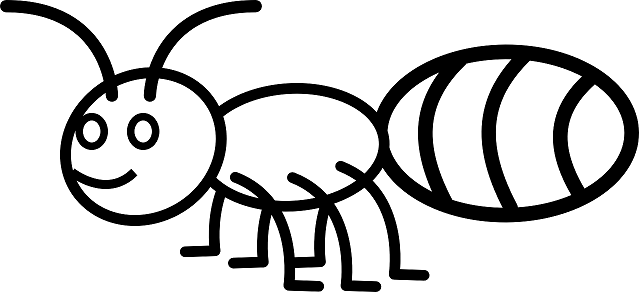
#> input picture homework/hw2/ant_outline.png, 639 x 292 px
$ python assignment2.py
#> lines starting #> are read from the running program, lines starting #| are printed output that depends on the picture; after the words box and inside, x2 and y2 are one past the last pixel; in counts of white or black regions, pixels touching at a corner belong together
# -*- coding: utf-8 -*-
"""EEP 596 HW2
"""

import numpy as np
import cv2
import scipy
import matplotlib.pyplot as plt

class ComputerVisionAssignment():
  def __init__(self) -> None:
    self.ant_img = cv2.imread('ant_outline.png')
#> self.ant_img is the input picture: shape (292, 639, 3); min 0, max 255, mean 203
    self.cat_eye = cv2.imread('cat_eye.jpg', cv2.IMREAD_GRAYSCALE)
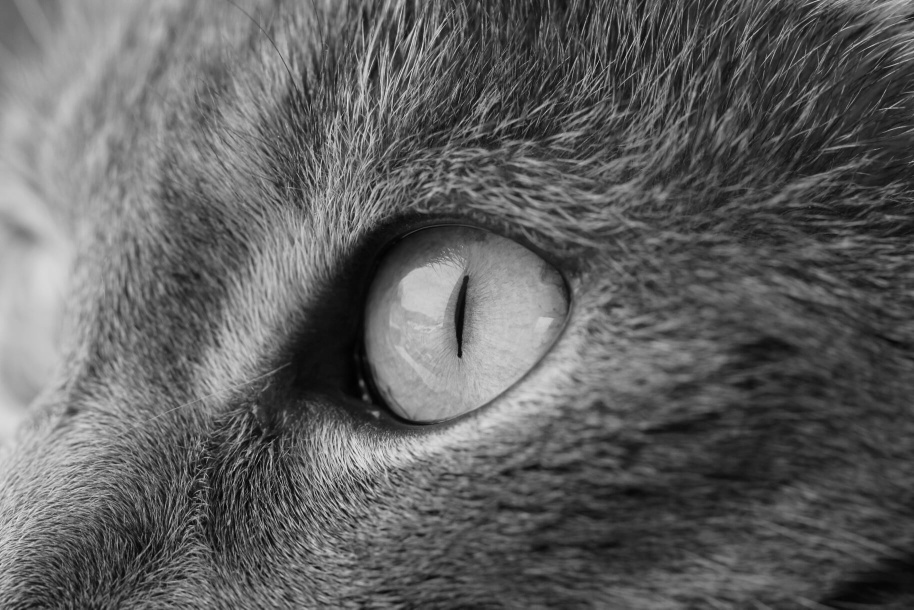
#> input picture homework/hw2/cat_eye.jpg, 914 x 610 px
#> self.cat_eye is the input picture: shape (610, 914); min 1, max 230, mean 96.2

  def __convolve_1d(self, image, kernel, axis):
    """
    Convolution with a [3x1] kernel along specified axis (0 for vertical, 1 for horizontal).
    """
    h, w = image.shape
    new_image = np.zeros_like(image, dtype=np.float32)
    for y in range(h):
        for x in range(w):
            if axis == 1:  # horizontal
                if x == 0:
                    new_image[y, x] = kernel[1] * image[y, x] + kernel[2] * image[y, x+1]
                elif x == w-1:
                    new_image[y, x] = kernel[0] * image[y, x-1] + kernel[1] * image[y, x]
                else:
                    new_image[y, x] = kernel[0] * image[y, x-1] + kernel[1] * image[y, x] + kernel[2] * image[y, x+1]
            elif axis == 0:  # vertical
                if y == 0:
                    new_image[y, x] = kernel[1] * image[y, x] + kernel[2] * image[y+1, x]
                elif y == h-1:
                    new_image[y, x] = kernel[0] * image[y-1, x] + kernel[1] * image[y, x]
                else:
                    new_image[y, x] = kernel[0] * image[y-1, x] + kernel[1] * image[y, x] + kernel[2] * image[y+1, x]
    return new_image

  def __convolve_separable(self, image, kernel1, kernel2, order='hv'):
    if order == 'hv':
        temp = self.__convolve_1d(image, kernel1, axis=1)
        result = self.__convolve_1d(temp, kernel2, axis=0)
    elif order == 'vh':
        temp = self.__convolve_1d(image, kernel1, axis=0)
        result = self.__convolve_1d(temp, kernel2, axis=1)
    return result

  def floodfill(self, seed = (0, 0)):

    # Define the fill color (e.g., bright green)
#> called with seed = (100, 100)
    fill_color = (0, 0, 255)  # (B, G, R)

    # Create a copy of the input image to keep the original image unchanged
    # output_image = cv2.cvtColor(self.ant_img.copy(), cv2.COLOR_BGR2GRAY)
    output_image = self.ant_img.copy()

    # Define a stack for floodfill
    h, w = output_image.shape[:2]
#> h = 292; w = 639
    if seed[0] < 0 or seed[0] >= h or seed[1] < 0 or seed[1] >= w:
        return output_image
    original_color = output_image.copy()[seed[0], seed[1]]
#> original_color = [255, 255, 255]

    if np.array_equal(original_color, fill_color):
        return output_image

    # BFS floodfill
    stack = [seed]
    while stack:
        x, y = stack.pop()
        if x < 0 or x >= h or y < 0 or y >= w:
            continue
        if not np.array_equal(output_image[x, y], original_color):
            continue
        output_image[x, y] = fill_color
        stack.append((x+1, y))
        stack.append((x-1, y))
        stack.append((x, y+1))
        stack.append((x, y-1))
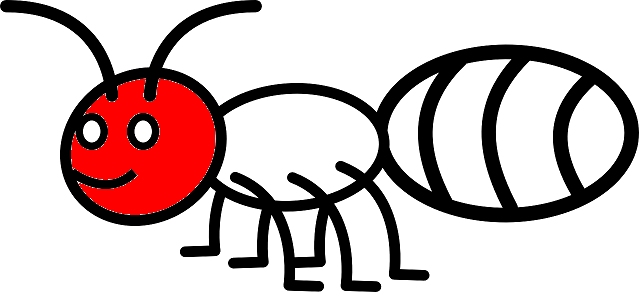
#> output_image: shape (292, 639, 3); 6.6% of pixels changed, all inside (x1, y1, x2, y2) = (71, 79, 215, 215)
#> after the loop, stack = []

    #cv2.imwrite('floodfille.jpg', output_image)
    return output_image

  def gaussian_blur(self):
    """
    Apply Gaussian blur to the image iteratively.
    """

    kernel = np.array([0.25, 0.5, 0.25]) # 1D Gaussian kernel
    image = self.cat_eye.copy()
    h, w = image.shape
#> h = 610; w = 914
    self.blurred_images = []

    # Apply convolution 5 times
    for i in range(5):
        image = self.__convolve_separable(image, kernel, kernel, 'hv')
        image = np.round(image).astype(np.uint8)
        self.blurred_images.append(image)
#> after the loop, self.blurred_images = 5 items

    # [4 lines of commented-out code are left out]
    return self.blurred_images

  def gaussian_derivative_vertical(self):
    # Define kernels
    kernel_h = np.array([0.25, 0.5, 0.25])  # Horizontal smoothing: 0.25 * [1 2 1]
    kernel_v = np.array([0.5, 0, -0.5])     # Vertical derivative: 0.5 * [1 0 -1], flipped for convolution

    # Store images
    self.vDerive_images = []
    for i in range(5):
      # Get the blurred image from previous step
      blurred_image = self.blurred_images[i]
      h, w = blurred_image.shape

      result_image = self.__convolve_separable(blurred_image, kernel_h, kernel_v, 'hv')

      # Convert to uint8: scale by 2, add offset 127, and clamp to [0, 255]
      result_image = 2 * result_image + 127
      result_image = np.clip(result_image, 0, 255)
      image = result_image.astype(np.uint8)

      self.vDerive_images.append(image)
      # [5 lines of commented-out code are left out]
    return self.vDerive_images

  def gaussian_derivative_horizontal(self):
    #Define kernels
    kernel_h = np.array([0.5, 0, -0.5])     # Horizontal derivative: 0.5 * [1 0 -1], flipped
    kernel_v = np.array([0.25, 0.5, 0.25])  # Vertical smoothing: 0.25 * [1 2 1] for convolution

    # Store images after computing horizontal derivative
    self.hDerive_images = []

    for i in range(5):
      # Get the blurred image from previous step
      blurred_image = self.blurred_images[i]
      h, w = blurred_image.shape

      result_image = self.__convolve_separable(blurred_image, kernel_v, kernel_h, 'vh')


      # Convert to uint8: scale by 2, add offset 127, and clamp to [0, 255]
      result_image = 2 * result_image + 127
      result_image = np.clip(result_image, 0, 255)
      image = result_image.astype(np.uint8)

      self.hDerive_images.append(image)
      # [5 lines of commented-out code are left out]
    return self.hDerive_images

  def gradient_magnitute(self):
    # Store the computed gradient magnitute
    self.gdMagnitute_images =[]

    # Define kernels for vDerive
    vDerive_kernel_h = np.array([0.25, 0.5, 0.25])  # Horizontal smoothing: 0.25 * [1 2 1]
    vDerive_kernel_v = np.array([0.5, 0, -0.5])     # Vertical derivative: 0.5 * [1 0 -1], flipped for convolution

    # Store images
    vDerive_images = []
    for i in range(5):
      # Get the blurred image from previous step
      blurred_image = self.blurred_images[i]
      h, w = blurred_image.shape

      result_image = self.__convolve_separable(blurred_image, vDerive_kernel_h, vDerive_kernel_v, 'hv')

      vDerive_images.append(result_image)
      #cv2.imwrite(f'vertical {i}.jpg', image)


    #Define kernels for hDerive
    hDerive_kernel_h = np.array([0.5, 0, -0.5])     # Horizontal derivative: 0.5 * [1 0 -1], flipped
    hDerive_kernel_v = np.array([0.25, 0.5, 0.25])  # Vertical smoothing: 0.25 * [1 2 1] for convolution

    # Store images after computing horizontal derivative
    hDerive_images = []

    for i in range(5):
      # Get the blurred image from previous step
      blurred_image = self.blurred_images[i]
      h, w = blurred_image.shape

      result_image = self.__convolve_separable(blurred_image, hDerive_kernel_v, hDerive_kernel_h, 'vh')

      hDerive_images.append(result_image)

    for i, (vimg, himg) in enumerate(zip(vDerive_images, hDerive_images)):
      # Compute gradient magnitude using Manhattan distance: abs(gx) + abs(gy)
      gradient_magnitude = np.abs(himg) + np.abs(vimg)

      # Scale by 4 and clamp to [0, 255]
      gradient_magnitude = 4 * gradient_magnitude
      gradient_magnitude = np.clip(gradient_magnitude, 0, 255)

      # Convert to uint8
      image = gradient_magnitude.astype(np.uint8)

      self.gdMagnitute_images.append(image)
      # [5 lines of commented-out code are left out]
    return self.gdMagnitute_images

  def scipy_convolve(self):
    # Define the 2D smoothing kernel (horizontal smoothing)
    kernel_h = np.array([[0.25, 0.5, 0.25]])  # Horizontal: 0.25 * [1 2 1]

    # Define the 2D differentiating kernel (vertical derivative)
    kernel_v = np.array([[0.5], [0], [-0.5]])  # Vertical: 0.5 * [1 0 -1], flipped for convolution

    # Combine into a 2D kernel: outer product of horizontal smoothing and vertical derivative
    kernel_2d = kernel_v @ kernel_h  # Results in a 3x3 kernel

    # Store outputs
    self.scipy_smooth = []

    for i in range(5):
      # Get the blurred image from previous step (same as gaussian_derivative_vertical)
      blurred_image = self.blurred_images[i]

      # Perform convolution using scipy with zero padding (mode='same' maintains shape)
      result_image = scipy.signal.convolve2d(blurred_image, kernel_2d, mode='same', boundary='fill', fillvalue=0)

      # Convert to uint8: scale by 2, add offset 127, and clamp to [0, 255]
      result_image = 2 * result_image + 127
      result_image = np.clip(result_image, 0, 255)
      image = result_image.astype(np.uint8)

      self.scipy_smooth.append(image)
      # [5 lines of commented-out code are left out]
    return self.scipy_smooth

  def box_filter(self, num_repetitions):
    # Define box filter
    box_filter = [1, 1, 1]
    out = [1, 1, 1]

    for _ in range(num_repetitions):
      # Perform 1D convolution manually
      # Result will have length N + M - 1
      N = len(out)
      M = len(box_filter)
      result_length = N + M - 1
      result = [0] * result_length

      # Manual convolution: for each position in output
      for i in range(result_length):
        # Sum over all valid overlapping positions
        for j in range(M):
          # Check if the index is valid in the 'out' array
          out_index = i - j
          if 0 <= out_index < N:
            result[i] += out[out_index] * box_filter[j]

      out = result

    # [7 lines of commented-out code are left out]
    return out

if __name__ == "__main__":
    ass = ComputerVisionAssignment()
    # Task 1 floodfill
    floodfill_img = ass.floodfill((100, 100))

    # Task 2 Convolution for Gaussian smoothing.
    blurred_imgs = ass.gaussian_blur()
#> blurred_imgs = 5 items

    # Task 3 Convolution for differentiation along the vertical direction
    vertical_derivative = ass.gaussian_derivative_vertical()
#> the loop in gaussian_derivative_vertical, `for i in range(5):` made 5 passes
#> pass 1, in __convolve_separable (call 6), `result = self.__convolve_1d(temp, kernel2, axis=0)`:
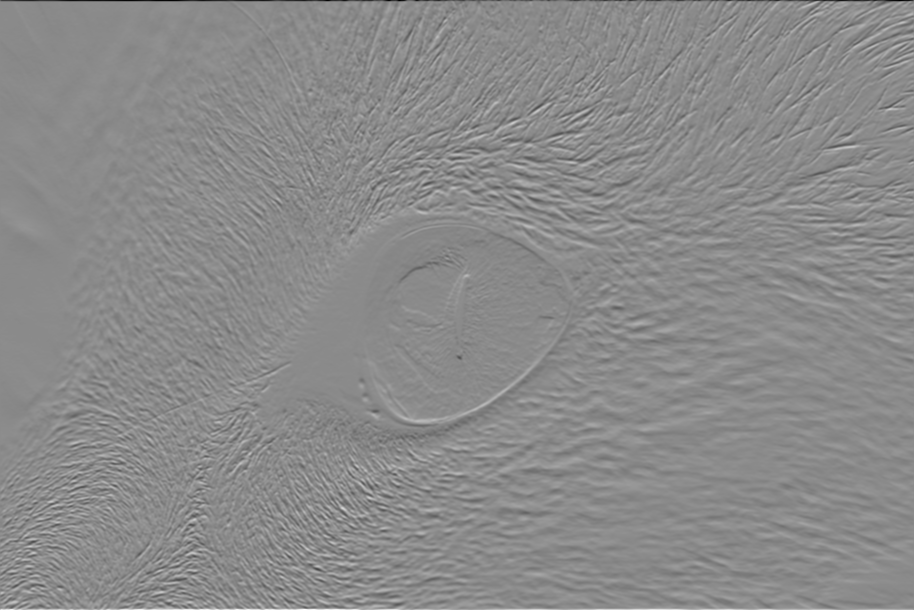
#> result: shape (610, 914) float32; min -90.62, max 75.88, mean 0; drawn with min black and max white
#> vertical_derivative = 5 items

    # Task 4 Differentiation along another direction along the horizontal direction
    horizontal_derivative = ass.gaussian_derivative_horizontal()
#> the loop in gaussian_derivative_horizontal, `for i in range(5):` made 5 passes
#> pass 1, in __convolve_separable (call 11), `result = self.__convolve_1d(temp, kernel2, axis=1)`:
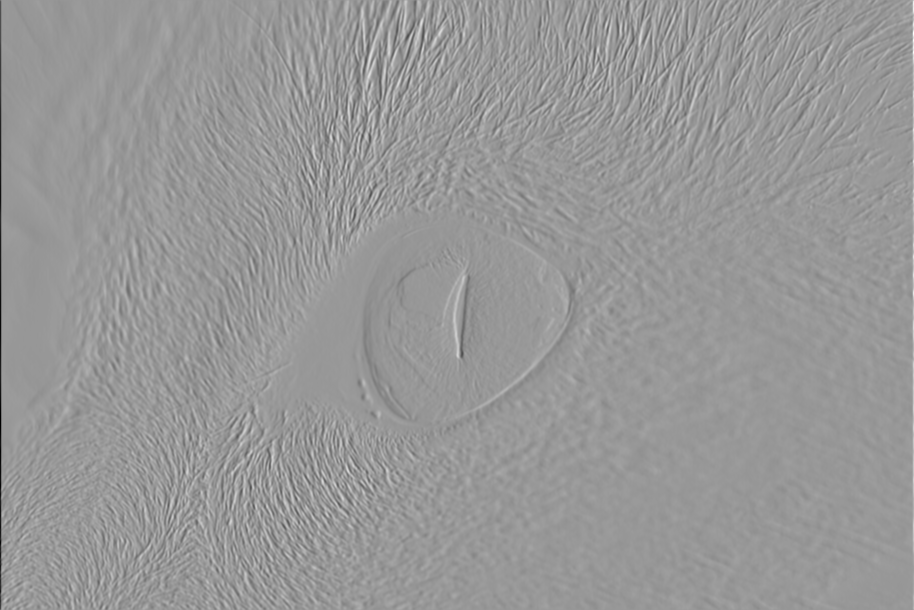
#> result: shape (610, 914) float32; min -109, max 73.88, mean 0; drawn with min black and max white
#> pass 1, in gaussian_derivative_horizontal, `result_image = np.clip(result_image, 0, 255)`:
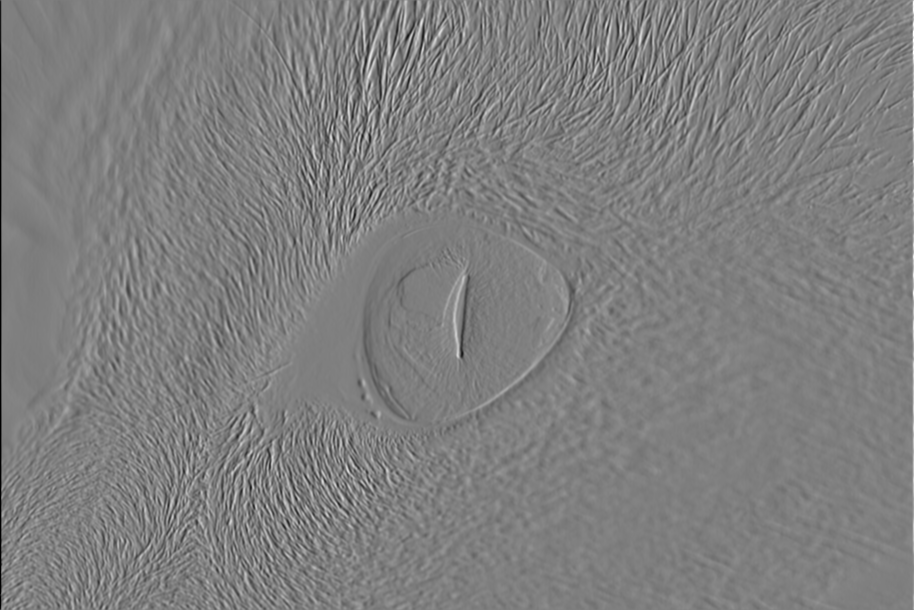
#> result_image: shape (610, 914) float32; min 0, max 255, mean 127.1
#> horizontal_derivative = 5 items

    # Task 5 Gradient magnitude.
    Gradient_magnitude = ass.gradient_magnitute()
#> the loop in gradient_magnitute, `for i, (vimg, himg) in enumerate(zip(vDerive_images, hDerive_images)):` made 5 passes
#> after the loop in gradient_magnitute, `for i, (vimg, himg) in enumerate(zip(vDerive_images, hDerive_images)):`:
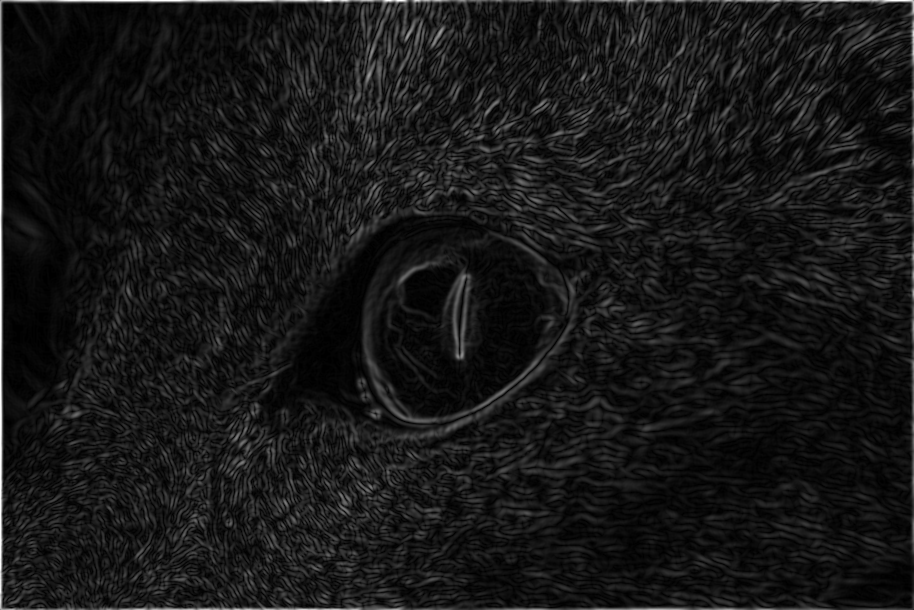
#> gradient_magnitude: shape (610, 914) float32; min 0, max 255, mean 23
#> Gradient_magnitude = 5 items

    # Task 6 Built-in convolution
    scipy_convolve = ass.scipy_convolve()
#> the loop in scipy_convolve, `for i in range(5):` made 5 passes
#> pass 1, in scipy_convolve, `result_image = scipy.signal.convolve2d(blurred_image, kernel_2d, mode=..`:
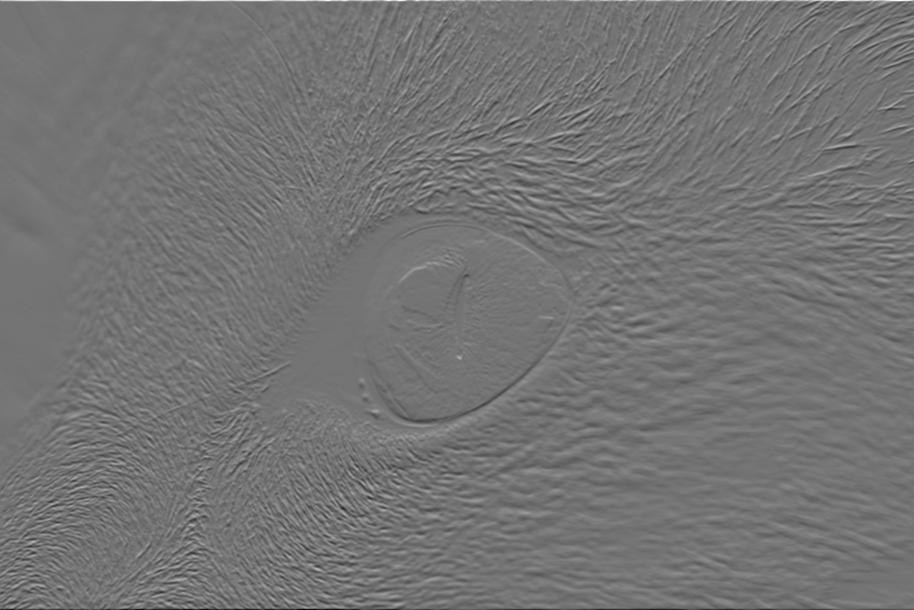
#> result_image: shape (610, 914) float64; min -75.88, max 90.62, mean 0; drawn with min black and max white
#> scipy_convolve = 5 items

    # # Task 7 Repeated box filtering
    box_filter = ass.box_filter(5)
